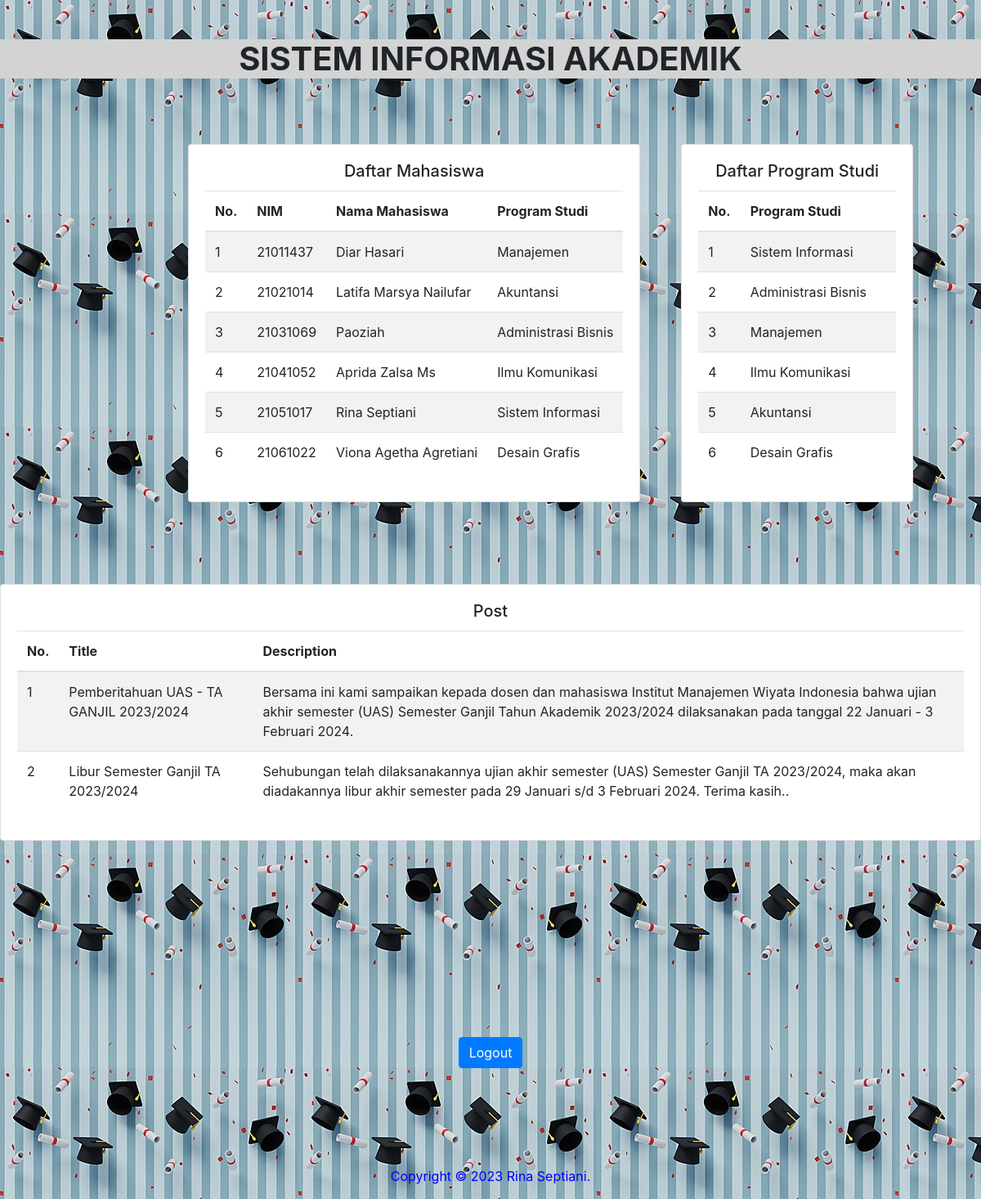
The app's page /read.php with its own data.
### tables this page shows
CREATE TABLE `mahasiswa` (
  `nim` varchar(10) NOT NULL,
  `nama` varchar(50) NOT NULL,
  `prodi_id` int(10) NOT NULL
);

CREATE TABLE `prodi` (
  `id` int(10) NOT NULL,
  `nama` varchar(50) NOT NULL
);

CREATE TABLE `post` (
  `id` int(11) NOT NULL,
  `title` varchar(255) NOT NULL,
  `description` text NOT NULL
);

### functions.php (called while the page is built, shortened)
<?php
function getConnection()
{
    $servername = "localhost";
    $username = "root";
    $password = "";
    $dbname = "db_akademik";
    $conn = new mysqli($servername, $username, $password, $dbname);
    return $conn;
}
function getMahasiswa()
{
    $query = "SELECT mahasiswa.nim, mahasiswa.nama as nama_mahasiswa, prodi.nama as nama_prodi
    FROM mahasiswa
    JOIN prodi on mahasiswa.prodi_id = prodi.id";
    $conn = getConnection();
    $statement = $conn->prepare($query);
    $statement->execute();
    $result = $statement->get_result();
    $mahasiswa = $result->fetch_all(MYSQLI_ASSOC);
    return $mahasiswa;
}
function getProdi()
{
    $query = "SELECT prodi.id, prodi.nama as nama_prodi
    FROM prodi";
    $conn = getConnection();
    $statement = $conn->prepare($query);
    $statement->execute();
    $result = $statement->get_result();
    $prodi = $result->fetch_all(MYSQLI_ASSOC);
    return $prodi;
}
function getPost()
{
    $query = "SELECT post.title as title_post, post.description
    FROM post";
    $conn = getConnection();
    $statement = $conn->prepare($query);
    $statement->execute();
    $result = $statement->get_result();
    $post = $result->fetch_all(MYSQLI_ASSOC);
    return $post;
}
?>

### read.php (the view, shortened to what this page needs)
<!DOCTYPE html>
<html lang="en">
<head>
    <link rel="stylesheet" href="https://maxcdn.bootstrapcdn.com/bootstrap/4.5.2/css/bootstrap.min.css">
</head>
<body>
<?php
include_once('functions.php');
$mahasiswa = getMahasiswa();
$prodi = getProdi();
$post = getPost();
?>
  <br><br>
  <h1 align="center">SISTEM INFORMASI AKADEMIK</h1>
  <br><br><br>
  <div class="login-container">
    <div class="card">
      <div class="card-body">
        <h5 class="card-title" align="center">Daftar Mahasiswa</h5>
        <table class="table table-striped">
        <thead>
          <tr>
                <th>No.</th>
                <th>NIM</th>
                <th>Nama Mahasiswa</th>
                <th>Program Studi</th>
            </tr>
          </thead>
          <tbody>
          <?php foreach ($mahasiswa as $index => $m): ?>
              <tr>
                    <td><?php echo $index + 1 ?></td>
                    <td><?php echo $m['nim']; ?></td>
                    <td><?php echo $m['nama_mahasiswa']; ?></td>
                    <td><?php echo $m['nama_prodi']; ?></td>
              </tr>
            <?php endforeach; ?>
          </tbody>
        </table>
      </div>
    </div>
    <div class="login-container2">
    <div class="card">
      <div class="card-body">
        <h5 class="card-title" align="center">Daftar Program Studi</h5>
        <table class="table table-striped">
        <thead>
          <tr>
                <th>No.</th>
                <th>Program Studi</th>
                <th></th>
            </tr>
          </thead>
          <tbody>
          <?php foreach ($prodi as $index => $p): ?>
              <tr>
                    <td><?php echo $index + 1 ?></td>
                    <td><?php echo $p['nama_prodi']; ?></td>
                    <td></td>
              </tr>
            <?php endforeach; ?>
          </tbody>
        </table>
      </div>
    </div>
  </div>
</div>
<div class="login-container3">
    <div class="card">
      <div class="card-body">
        <h5 class="card-title" align="center">Post</h5>
        <table class="table table-striped">
        <thead>
          <tr>
                <th>No.</th>
                <th>Title</th>
                <th>Description</th>
            </tr>
          </thead>
          <tbody>
          <?php foreach ($post as $index => $pst): ?>
              <tr>
                    <td><?php echo $index + 1 ?></td>
                    <td><?php echo $pst['title_post']; ?></td>
                    <td><?php echo $pst['description']; ?></td>
              </tr>
            <?php endforeach; ?>
          </tbody>
        </table>
      </div>
    </div>
    </div>
<br><br><br><br><br><br><br><br><br><br>
<div class="center">
  <a href="logout.php" <button type="submit" class="btn btn-primary">Logout</button></a>
</div>
 <br><br><br><br><br>
  <footer style="text-align: center; color: blue;">
        <p>Copyright &copy; 2023 Rina Septiani.</p>
  </footer>
</body>
</html>

### read.php (style rules this page uses)
.login-container { display: flex; margin-left: 230px; }
.login-container2 { margin-left: 50px; }
.login-container3 { margin-top: 100px; }
.center { display: flex; justify-content: center; align-items: center; }
body { background-image: url("bg/bg.jpg"); }
h1 { font-weight: bold; background-color: lightgray; }

### records on screen
mahasiswa: nim "21011437", nama "Diar Hasari", prodi.nama "Manajemen"
mahasiswa: nim "21021014", nama "Latifa Marsya Nailufar", prodi.nama "Akuntansi"
mahasiswa: nim "21031069", nama "Paoziah", prodi.nama "Administrasi Bisnis"
mahasiswa: nim "21041052", nama "Aprida Zalsa Ms", prodi.nama "Ilmu Komunikasi"
mahasiswa: nim "21051017", nama "Rina Septiani", prodi.nama "Sistem Informasi"
mahasiswa: nim "21061022", nama "Viona Agetha Agretiani", prodi.nama "Desain Grafis"
prodi: nama "Sistem Informasi"
prodi: nama "Administrasi Bisnis"
prodi: nama "Manajemen"
prodi: nama "Ilmu Komunikasi"
prodi: nama "Akuntansi"
prodi: nama "Desain Grafis"
post: title "Pemberitahuan UAS - TA GANJIL 2023/2024", description "Bersama ini kami sampaikan kepada dosen dan mahasiswa Institut Manajemen Wiyata Indonesia bahwa ujian akhir semester (UAS) Semester Ganjil Tahun Akademik 2023/2024 dilaksanakan pada tanggal 22 Januari - 3 Februari 2024."
post: title "Libur Semester Ganjil TA 2023/2024", description "Sehubungan telah dilaksanakannya ujian akhir semester (UAS) Semester Ganjil TA 2023/2024, maka akan diadakannya libur akhir semester pada 29 Januari s/d 3 Februari 2024. Terima kasih.."
